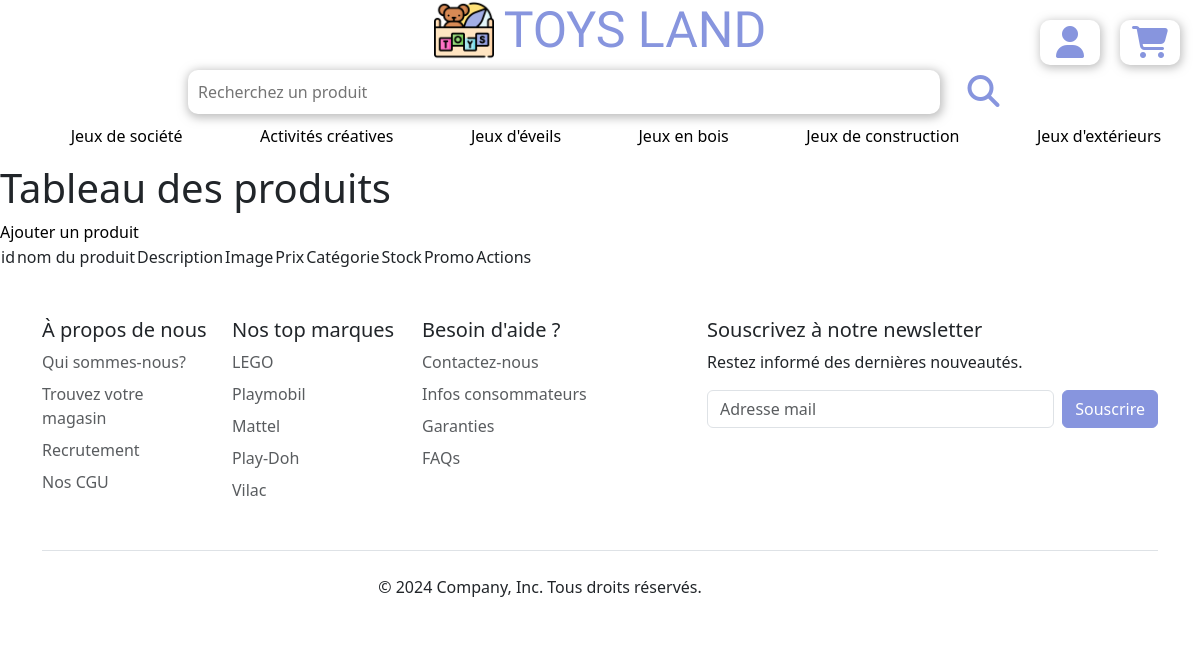
The app's page /php/admin/tableauProduits.php, older data.
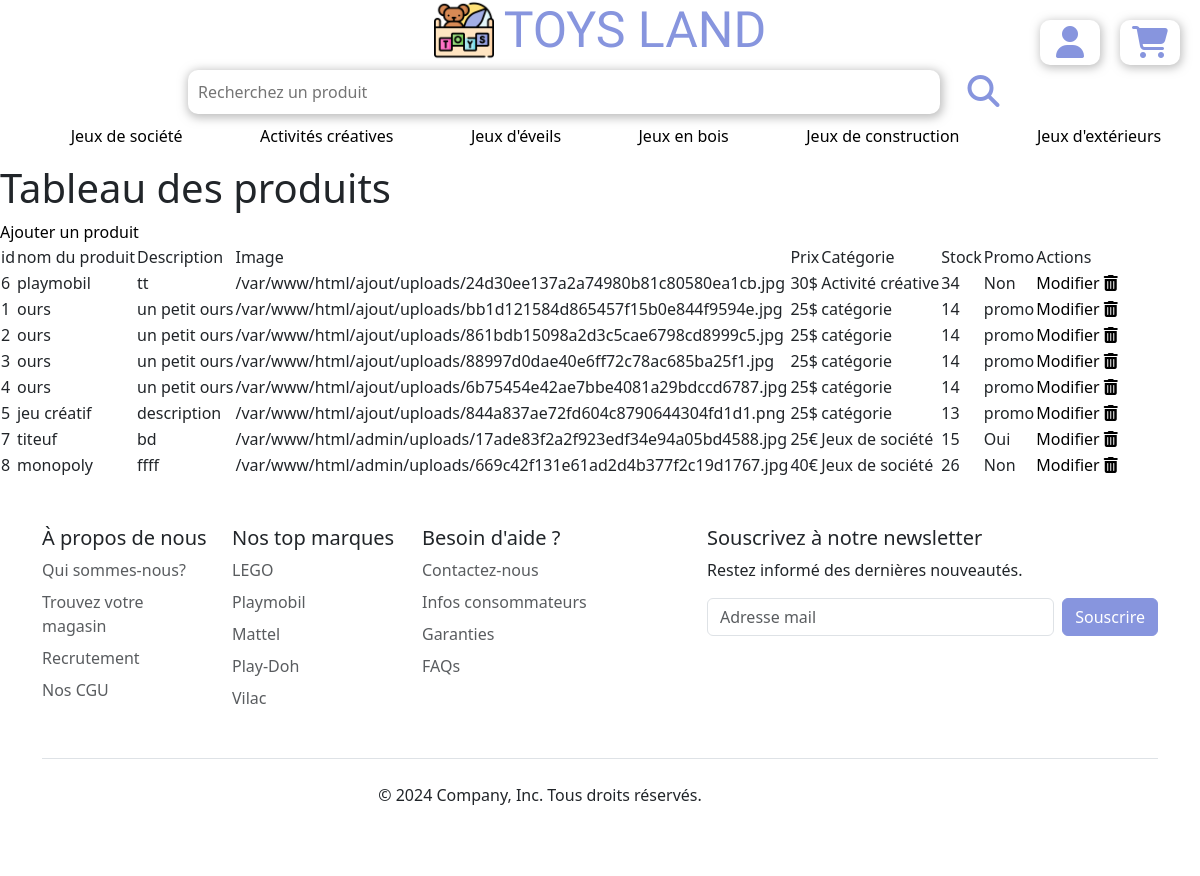
The same page, newer data.
### tables this page shows
CREATE TABLE `produits` (
  `id` int NOT NULL,
  `nom` varchar(255) NOT NULL,
  `description` varchar(255) NOT NULL,
  `image` varchar(255) NOT NULL,
  `prix` varchar(255) NOT NULL,
  `categorie` varchar(255) NOT NULL,
  `stock` int NOT NULL,
  `promo` varchar(255) NOT NULL
);

### php/admin/tableauProduits.php (the view, shortened to what this page needs)
<?php
require_once("../connect.php");
$sql = "SELECT * FROM produits ORDER BY categorie";
$query = $db->prepare($sql);
$query->execute();
$produits = $query-> fetchAll(PDO::FETCH_ASSOC);
include_once("../components/navbar.php");
?>
<h1>Tableau des produits</h1>
<a href="ajoutProduits.php" >Ajouter un produit</a>
<table>
<thead>
        <td>id</td>
        <td>nom du produit</td>
        <td>Description </td>
        <td>Image</td>
        <td>Prix</td>
        <td>Catégorie</td>
        <td>Stock</td>
        <td>Promo</td>
        <td>Actions</td>
</thead>
<tbody>
    <?php
        foreach($produits as $produit){
    ?>
        <tr>
            <td><?=$produit["id"]?></td>
            <td><?=$produit["nom"]?></td>
            <td><?=$produit["description"]?></td>
            <td><?=$produit["image"]?></td>
            <td><?=$produit["prix"]?></td>
            <td><?=$produit["categorie"]?></td>
            <td><?=$produit["stock"]?></td>
            <td><?=$produit["promo"]?></td>
            <td>
                <a href="update.php?id=<?= $produit['id']?>">Modifier</a>
                <a href="delete.php?id=<?= $produit['id']?>"><i class="fa-solid fa-trash-can"></i></a>
            </td>
        </tr>
        <?php
        }
        ?>
</tbody>
</table>
<?php
include_once("../components/footer.php");

### php/components/navbar.php (shortened to what this page needs)
<!DOCTYPE html>
<html lang="fr">
<head>
    <link rel="stylesheet" href="https://cdnjs.cloudflare.com/ajax/libs/font-awesome/6.5.1/css/all.min.css">
    <link href="https://cdn.jsdelivr.net/npm/bootstrap@5.3.3/dist/css/bootstrap.min.css" rel="stylesheet">
    <link rel="stylesheet" href="../index.css">
</head>
<body>
    <nav>
        <div id="navbar-items">
        <div id="logo-site">
        <a href="../index.php"><img src="./components/img/logo.site.png"></a>
        <h1>TOYS LAND</h1>
        </div>
        <div id="logos-navbar">
        <?php if(!isset($_SESSION["user"])): ?>
            <a href="../connexion.php"><i id="connexion" class="fa-solid fa-user fa-2x"></i></a>
        <?php else : ?>
            <a href="déconnexion.php"><i id = "connexion" class="fa-solid fa-right-from-bracket fa-2x"></i></a>
        <?php endif; ?>
        <a href="#"><i id="panier" class="fa-solid fa-cart-shopping fa-2x"></i></a>
        </div>
        </div>
        <form action="" method="get">
        <div id="searchbar">
        <input type="search" placeholder="Recherchez un produit" id="searchbar">
        <button><i class="fa-solid fa-magnifying-glass fa-2x"></i></button>
        </div>
    </form>
    <ul class="categories">
        <li><a href="jeuxdesociete.php">Jeux de société</a></li>
        <li><a href="activites-creatives.php">Activités créatives</a></li>
        <li><a href="jeuxeveils.php">Jeux d'éveils</a></li>
        <li><a href="jeuxbois.php">Jeux en bois</a></li>
        <li><a href="jeuxconstruction.php">Jeux de construction</a></li>
        <li><a href="jeuxexterieur.php">Jeux d'extérieurs</a></li>
    </ul>
    </nav>
</body>
</html>

### php/components/footer.php (shortened to what this page needs)
<div class="container">
  <footer class="py-5">
    <div class="row">
      <div class="col-6 col-md-2 mb-3">
        <h5>À propos de nous </h5>
        <ul class="nav flex-column">
          <li class="nav-item mb-2"><a href="#" class="nav-link p-0 text-body-secondary">Qui sommes-nous?</a></li>
          <li class="nav-item mb-2"><a href="#" class="nav-link p-0 text-body-secondary">Trouvez votre magasin</a></li>
          <li class="nav-item mb-2"><a href="#" class="nav-link p-0 text-body-secondary">Recrutement</a></li>
          <li class="nav-item mb-2"><a href="#" class="nav-link p-0 text-body-secondary">Nos CGU</a></li>
        </ul>
      </div>
      <div class="col-6 col-md-2 mb-3">
        <h5>Nos top marques</h5>
        <ul class="nav flex-column">
          <li class="nav-item mb-2"><a href="#" class="nav-link p-0 text-body-secondary">LEGO</a></li>
          <li class="nav-item mb-2"><a href="#" class="nav-link p-0 text-body-secondary">Playmobil</a></li>
          <li class="nav-item mb-2"><a href="#" class="nav-link p-0 text-body-secondary">Mattel</a></li>
          <li class="nav-item mb-2"><a href="#" class="nav-link p-0 text-body-secondary">Play-Doh</a></li>
          <li class="nav-item mb-2"><a href="#" class="nav-link p-0 text-body-secondary">Vilac</a></li>
        </ul>
      </div>
      <div class="col-6 col-md-2 mb-3">
        <h5>Besoin d'aide ?</h5>
        <ul class="nav flex-column">
          <li class="nav-item mb-2"><a href="#" class="nav-link p-0 text-body-secondary">Contactez-nous</a></li>
          <li class="nav-item mb-2"><a href="#" class="nav-link p-0 text-body-secondary">Infos consommateurs</a></li>
          <li class="nav-item mb-2"><a href="#" class="nav-link p-0 text-body-secondary">Garanties</a></li>
          <li class="nav-item mb-2"><a href="#" class="nav-link p-0 text-body-secondary">FAQs</a></li>
        </ul>
      </div>
      <div class="col-md-5 offset-md-1 mb-3">
        <form>
          <h5>Souscrivez à notre newsletter</h5>
          <p>Restez informé des dernières nouveautés.</p>
          <div class="d-flex flex-column flex-sm-row w-100 gap-2">
            <input id="newsletter1" type="text" class="form-control" placeholder="Adresse mail">
            <button class="btn btn-primary" type="button">Souscrire</button>
          </div>
        </form>
      </div>
    </div>
    <div class="d-flex flex-column flex-sm-row justify-content-center py-4 my-4 border-top">
      <p>© 2024 Company, Inc. Tous droits réservés.</p>
      <ul class="list-unstyled d-flex">
        <li class="ms-3"><a class="link-body-emphasis" href="#"><svg class="bi" width="24" height="24"><use xlink:href="#twitter"></use></svg></a></li>
        <li class="ms-3"><a class="link-body-emphasis" href="#"><svg class="bi" width="24" height="24"><use xlink:href="#instagram"></use></svg></a></li>
        <li class="ms-3"><a class="link-body-emphasis" href="#"><svg class="bi" width="24" height="24"><use xlink:href="#facebook"></use></svg></a></li>
      </ul>
    </div>
  </footer>
</div>

### php/index.css (style rules this page uses)
a { color: black; text-decoration: none; }
nav { display:flex; justify-content: center; width: 100%; flex-direction: column; position: sticky; top: 0; z-index: 1000; background-color: white; }
nav h1 { display:flex; font-size: 50px; margin :0; font-family: "Lilita One", sans-serif; font-weight: 400; margin-left: 10px; color: #8795de; }
#logos-navbar { display:flex; align-items: center; position: fixed; right:0; width:15%; justify-content: space-evenly; margin-top: 2%; }
#logos-navbar a { color: #8795de; }
nav img { max-width: 60px; }
#navbar-items { display:flex; justify-content:center; width: 100%; align-items: center; }
#logo-site { display:flex; justify-content: center; align-items:center; }
form { display:flex; justify-content: center; width: 100%; }
#searchbar { display:flex; width :80%; justify-content: center; padding: 10px; }
#searchbar input { border-radius: 10px; border: solid 0px grey; box-shadow: 1px 2px 10px 2px rgba(128, 128, 128, 0.5); }
#searchbar button { margin-left: 15px; border-radius: 10px; border: solid 0px rgba(128, 128, 128, 0.5); background-color: white; }
button .fa-solid { color: #8795de; }
.fa-solid { width:45px; }
#logos-navbar .fa-solid { width:60px; }
#connexion { border: solid 0px rgba(128, 128, 128, 0.5); box-shadow: 1px 2px 10px 1px rgba(128, 128, 128, 0.5); text-align: center; border-radius: 10px; height: 45px; display:flex; align-items: center; justify-content: center; }
#panier { border: solid 0px rgba(128, 128, 128, 0.5); box-shadow: 1px 2px 10px 1px rgba(128, 128, 128, 0.5); text-align: center; border-radius: 10px; height: 45px; display:flex; align-items: center; justify-content: center; }
ul { display:flex; justify-content: space-around; }
li { list-style-type: none; }
.categories li a { transition: transform 0.2s ease; display: inline-block; }
.w-100 { object-fit: cover; }
.btn { background-color: #8795de; border-color: #8795de; }
.col-md-5 form { display:flex; flex-direction: column; }

Row changes from the older to the newer data that the page shows:
added produits: id "6", nom "playmobil", description "tt", image "/var/www/html/ajout/uploads/24d30ee137a2a74980b81c80580ea1cb.jpg", prix "30$", categorie "Activité créative", stock "34", promo "Non"
added produits: id "1", nom "ours", description "un petit ours", image "/var/www/html/ajout/uploads/bb1d121584d865457f15b0e844f9594e.jpg", prix "25$", categorie "catégorie", stock "14", promo "promo"
added produits: id "2", nom "ours", description "un petit ours", image "/var/www/html/ajout/uploads/861bdb15098a2d3c5cae6798cd8999c5.jpg", prix "25$", categorie "catégorie", stock "14", promo "promo"
added produits: id "3", nom "ours", description "un petit ours", image "/var/www/html/ajout/uploads/88997d0dae40e6ff72c78ac685ba25f1.jpg", prix "25$", categorie "catégorie", stock "14", promo "promo"
added produits: id "4", nom "ours", description "un petit ours", image "/var/www/html/ajout/uploads/6b75454e42ae7bbe4081a29bdccd6787.jpg", prix "25$", categorie "catégorie", stock "14", promo "promo"
added produits: id "5", nom "jeu créatif", description "description", image "/var/www/html/ajout/uploads/844a837ae72fd604c8790644304fd1d1.png", prix "25$", categorie "catégorie", stock "13", promo "promo"
added produits: id "7", nom "titeuf", description "bd", image "/var/www/html/admin/uploads/17ade83f2a2f923edf34e94a05bd4588.jpg", prix "25€", categorie "Jeux de société", stock "15", promo "Oui"
added produits: id "8", nom "monopoly", description "ffff", image "/var/www/html/admin/uploads/669c42f131e61ad2d4b377f2c19d1767.jpg", prix "40€", categorie "Jeux de société", stock "26", promo "Non"
